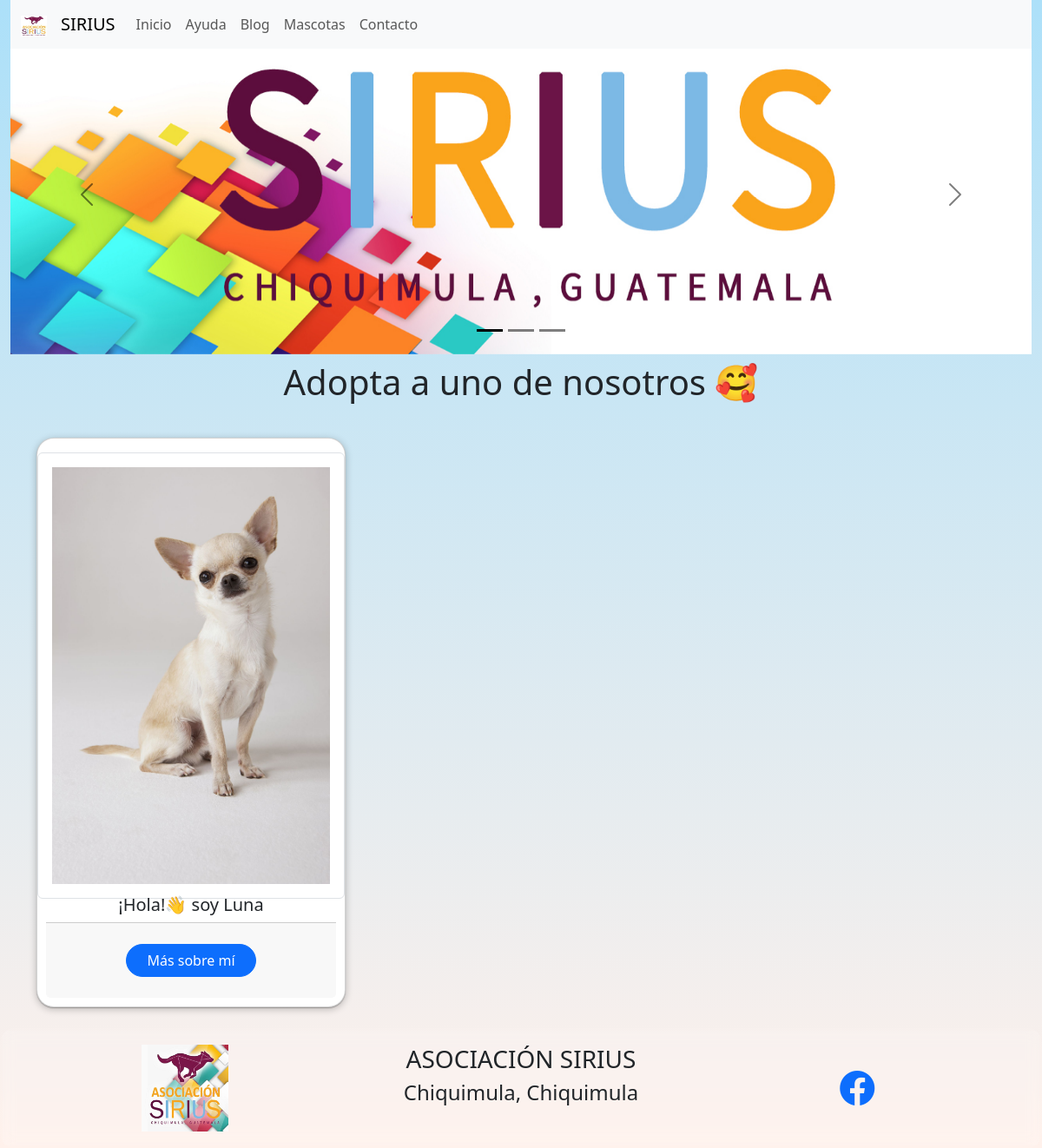
Page /mascota_p/ on the earlier database version.
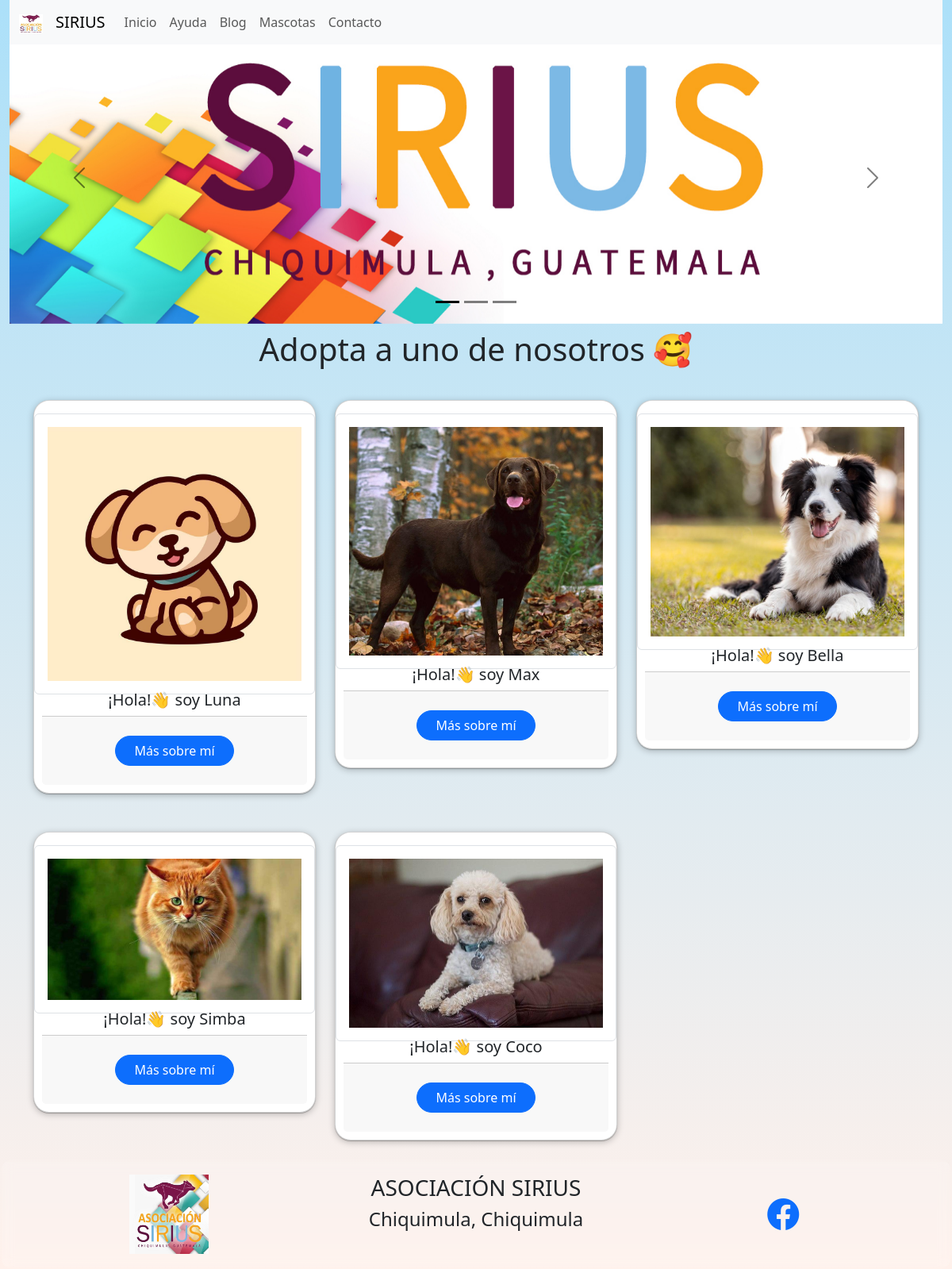
Same page on the later database version.
### Publicacion/models.py (models this page shows, shortened)
class Publicar_Mas(models.Model):
    id_pubm =models.AutoField(primary_key=True)
    fecha_pubm = models.DateField(auto_now_add=True, verbose_name="Fecha de publicación")
    descripcion_pubm = models.TextField(verbose_name="Descripción de la mascota")
    foto_pubm =  models.ImageField(upload_to="PublicMas/", verbose_name="Foto")
    active = models.BooleanField(default=True,verbose_name="Activo")
    mascota_pubm = models.OneToOneField(Mascota, verbose_name="Mascota", on_delete=models.CASCADE)
    class Meta:
        verbose_name = "Mascotas Publicadas"
        verbose_name_plural = "Mascotas Publicadas"

### Mascota/models.py (models this page shows, shortened)
class Mascota(models.Model):
    id_mascota = models.AutoField(primary_key=True)
    fecha_mas = models.DateField(default=timezone.now,verbose_name="Fecha de rescate")
    nombre_mas = models.CharField(max_length=50,verbose_name="Nombre")
    especie_mas = models.CharField(choices = especie, default = 'P', max_length = 20,verbose_name="Especie")
    sexo_mas = models.CharField(choices = sexos, default = 'M', max_length = 20,verbose_name="Sexo")
    edad_mas = models.IntegerField(verbose_name="Edad aproximada")
    color_mas = models.CharField(max_length= 30,verbose_name="Color")
    observacion_mas = models.CharField(max_length = 100,verbose_name="Observaciones", blank=True)
    esteril_mas = models.CharField(choices = esteril, default = 'N', max_length = 20,verbose_name="¿Esterilizado?")
    foto_mas =  models.ImageField(upload_to="mascota", verbose_name="Foto")
    active = models.BooleanField(default=True,verbose_name="Activo")
    created = models.DateField(auto_now_add=True)
    raza_mas = models.ForeignKey(Raza, verbose_name="Raza", on_delete=models.CASCADE)
    lugar_mas = models.ForeignKey(Lugar, verbose_name="Lugar de rescate", on_delete=models.CASCADE)

### Publicacion/views.py (the view)
# urls.py: path('mascota_p/', views.mascota_p, name='mascota_p'),
def mascota_p(request):
    mascota_p = Publicar_Mas.objects.filter(active = True)
    return render(request, 'mascota_p.html', {'mascota_p': mascota_p})

### Mascota/models.py (called while the page is built)
    def __str__(self):
        return f"{self.nombre_lugar}"

### Publicacion/templates/mascota_p.html (shortened to what this page needs)
{% extends "base.html" %}
{% load static %}
{% block content %}
<div class="container">
  <h1 class="text-center p-2">Adopta a uno de nosotros 🥰 </h1>
  <div class="row">
    {% for elemento in mascota_p %}
    <div class="col-md-4 col-6 mb-4 g-4">
      <div class="card">
        <picture class="text-center mt-3">
          <img src="{{elemento.foto_pubm.url}}" alt="imagen-mascota"
            class="img-thumbnail rounded img-fluid d-block mx-auto p-3">
        </picture>
        <div class="card-body">
          <h5 class="text-center">¡Hola!👋 soy {{elemento.mascota_pubm.nombre_mas}}</h5>
          <div class="card-footer p-4 text-center">
            <button type="button" class="btn btn-primary" data-bs-toggle="modal"
              data-bs-target="#Modal{{ forloop.counter }}">
              Más sobre mí
            </button>
          </div>
        </div>
      </div>
    </div>
    {% endfor %}
  </div>
</div>
{% endblock %}

### Publicacion/templates/base.html (shortened to what this page needs)
<!DOCTYPE html>
<html lang="en">
<head>
    {% load static %}
    <link rel="stylesheet" href="{% static 'css/bootstrap.min.css' %}">
    <link rel="stylesheet" href="https://cdn.jsdelivr.net/npm/bootstrap-icons@1.11.3/font/bootstrap-icons.min.css">
    <link href="https://unpkg.com/aos@2.3.1/dist/aos.css" rel="stylesheet">
    <link rel="stylesheet" href="{% static 'css/estilos.css' %}">
    <link rel="stylesheet" href="{% static 'css/chart.css' %}">
</head>
<body>
    <div class="container-fluid navbar-f">
        <nav class="navbar navbar-expand-lg bg-body-tertiary">
            <div class="container-fluid">
                <a class="navbar-brand" href="#">
                    <img src="{% static 'img/favicon.png' %}" alt="sirius" width="30" height="24">
                </a>
                <a class="navbar-brand" href="{% url 'home' %}">SIRIUS</a>
                <div class="collapse navbar-collapse" id="navbarNav">
                    <ul class="navbar-nav">
                        <li class="nav-item">
                            <a class="nav-link" href="{% url 'home' %}">Inicio</a>
                        </li>
                        <li class="nav-item">
                            <a class="nav-link" href="{% url 'ayuda' %}">Ayuda</a>
                        </li>
                        <li class="nav-item">
                            <a class="nav-link" href="{% url 'blog' %}">Blog</a>
                        </li>
                        <li class="nav-item">
                            <a class="nav-link" href="{% url 'mascota_p' %}">Mascotas</a>
                        </li>
                        <li class="nav-item">
                            <a class="nav-link" href="{% url 'contacto' %}">Contacto</a>
                        </li>
                    </ul>
                </div>
            </div>
        </nav>
    </div>
    <div class="container-fluid content-body">
        <div class="row">
            <div class="col">
                <div id="boton-carousel" class="carousel slide carousel-dark" data-bs-ride="carousel">
                    <div class="carousel-indicators">
                        <button type="button" data-bs-target="#boton-carousel" data-bs-slide-to="0" class="active"
                            aria-current="true" aria-label="Slide 1"></button>
                        <button type="button" data-bs-target="#boton-carousel" data-bs-slide-to="1"
                            aria-label="Slide 2"></button>
                        <button type="button" data-bs-target="#boton-carousel" data-bs-slide-to="2"
                            aria-label="Slide 3"></button>
                    </div>
                    <div class="carousel-inner carousel-fade">
                        <div class="carousel-item active" data-bs-interval="5000">
                            <img src="{% static 'img/portada.jpg' %}" class="d-block w-100" alt="Portada">
                        </div>
                    </div>
                    <button class="carousel-control-prev" type="button" data-bs-target="#boton-carousel"
                        data-bs-slide="prev">
                        <span class="carousel-control-prev-icon" aria-hidden="true"></span>
                    </button>
                    <button class="carousel-control-next" type="button" data-bs-target="#boton-carousel"
                        data-bs-slide="next">
                        <span class="carousel-control-next-icon" aria-hidden="true"></span>
                    </button>
                </div>
            </div>
        </div>
    </div>
    {% block content %}{% endblock %}
    <div class="container-fluid content-blur">
        <div class="row p-3 rounded blur">
            <div class="col d-flex align-items-center justify-content-center">
                <img src="{% static 'img/sirius.jpg' %}" alt="SIRIUS" style="height: 100px;">
            </div>
            <div class="col text-center">
                <h3>ASOCIACIÓN SIRIUS</h3>
                <h4>Chiquimula, Chiquimula</h4>
            </div>
            <div class="col d-flex align-items-center justify-content-center">
                <a href="https://www.facebook.com/asociacionsirius/?locale=es_LA" target="_blank" rel="noopener noreferrer">
                    <i class="bi bi-facebook fs-1"></i>
                </a>
            </div>
        </div>
    </div>
</body>
</html>

### Publicacion/static/css/estilos.css (style rules this page uses)
body { background-image: linear-gradient(to top, #fff1eb 0%, #ace0f9 100%); }
.navbar-f { width: 100%; color: white; text-align: center; position: fixed; top: 0; z-index: 1000; }
.content-body { padding-top: 40px; }
.card { border-radius: 20px; box-shadow: rgba(0, 0, 0, 0.25) 0px 0.0625em 0.0625em, rgba(0, 0, 0, 0.25) 0px 0.125em 0.5em, rgba(255, 255, 255, 0.1) 0px 0px 0px 1px inset; }
.card-body { padding: 10px; margin-top: -15px; }
.btn-primary { border-radius: 45px; width: 150px; }
.content-blur { border: 3px solid #fafafa10; border-radius: 1rem; }
.blur { background: #fafafa27; backdrop-filter: blur(0.4rem); -webkit-backdrop-filter: blur(0.4rem); border-radius: 20px; }
.img-fluid { border-radius: 15px; }

Differences in the rows shown:
changed Publicar_Mas "Luna": foto_pubm: a different picture
added Publicar_Mas: foto_pubm (picture), mascota_pubm.nombre_mas "Max"
added Publicar_Mas: foto_pubm (picture), mascota_pubm.nombre_mas "Bella"
added Publicar_Mas: foto_pubm (picture), mascota_pubm.nombre_mas "Simba"
added Publicar_Mas: foto_pubm (picture), mascota_pubm.nombre_mas "Coco"
